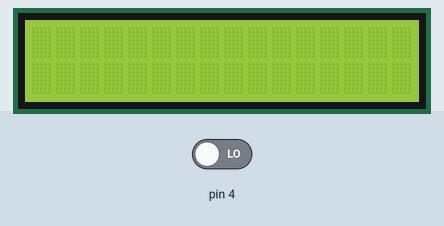
Recording of a sketch running on a simulated Arduino Uno, built with avr-gcc and run on an emulated ATmega328P. Shown: 16×2 character LCD. The test bench sets the inputs (shaded band); at power-on: pin 4 LOW. What the sketch prints to the serial monitor is not drawn.

Above: at 1.2 s.
1.3 s: pin 4 driven HIGH
At 1.49 s:
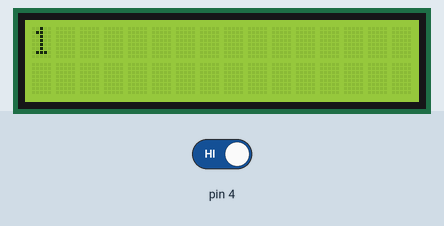
At 1.95 s:
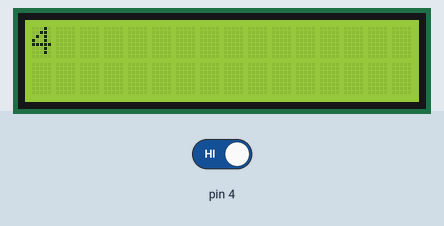
Timing chart, 0 to 4.3 s (numbered marks = the images above; inputs shaded):
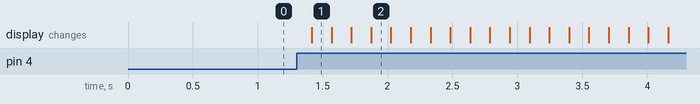

Measured:
- after the input at 1.3 s, the display: changes after 0.12 s (image 1)

The sketch:

buttonIteration1.ino
```cpp
#include <LiquidCrystal.h>
#include <stdlib.h>

//This code creates simulates recieving a new moisture value every 3 seconds
//and then updating the LCD display accordingly
//This is just to create a proxy of the soil measurement communication, and allows for testing with only the lcd on the breadboard

const int rs = 2, en = 3, d4 = 10, d5 = 11, d6 = 12, d7 = 13;
LiquidCrystal lcd(rs, en, d4, d5, d6, d7);
int button_num = 0;
int buttonStatus = 0;
void setup() {
  lcd.begin(16, 2);
  Serial.begin(9600);
  pinMode(4, INPUT);
}


void loop() {
  if(digitalRead(4)) {
    delay(50);
    if(digitalRead(4)) {
      button_num+=1;
      lcd.clear();
      lcd.print(button_num);
    }
  }
  Serial.println(digitalRead(4));
  delay(100);


}
```
